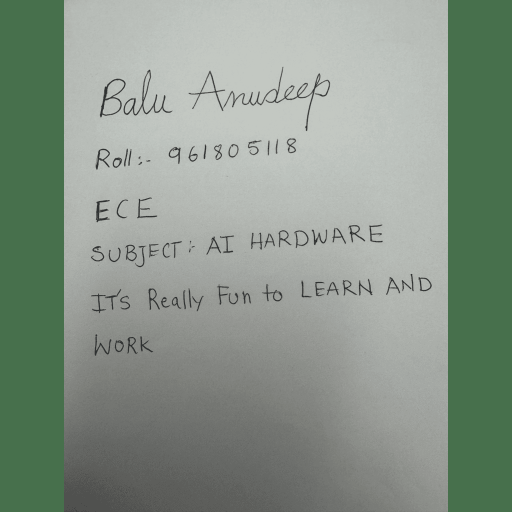
#> input picture Week9/codefest_9/sample.png, 1024 x 1024 px, given in place of sample.jpg, which was not available (shown at 1/2 size)
$ python ocr_pipeline.py
#> lines starting #> are read from the running program, lines starting #| are printed output that depends on the picture; after the words box and inside, x2 and y2 are one past the last pixel; in counts of white or black regions, pixels touching at a corner belong together; pictures that were not available may be replaced by others from this repository, and a replacement may not be noted
import cv2
import numpy as np
import argparse
import os
import time
from hardware_interface import simulate_threshold_hw

# Setup output folder
os.makedirs("results", exist_ok=True)

def preprocess_image(image_path):
#> called with image_path = 'sample.jpg'
    img = cv2.imread(image_path, cv2.IMREAD_GRAYSCALE)
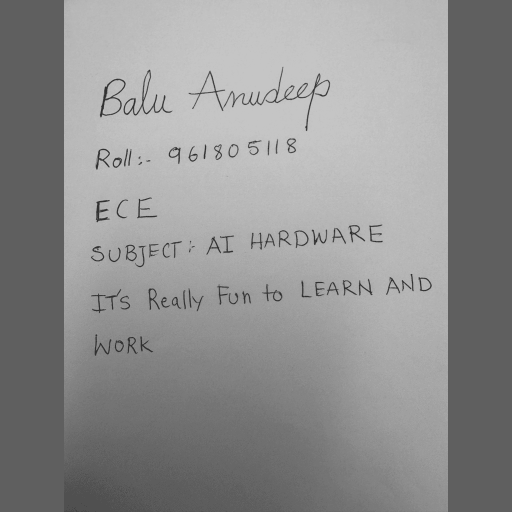
#> img: shape (1024, 1024) (shown at 1/2 size); min 49, max 197, mean 144
    if img is None:
     raise ValueError(f"Could not read image at {image_path}")
    #denoised = cv2.medianBlur(cl_img, 3)
    #cropped = cl_img[10:-10, 10:-10]
    resized = cv2.resize(img, (500, 400))
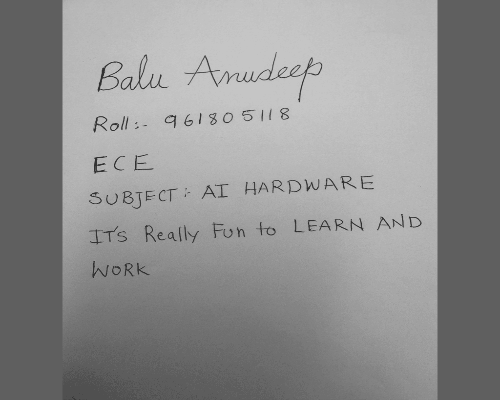
#> resized: shape (400, 500); min 49, max 197, mean 143.9
    clahe = cv2.createCLAHE(clipLimit=2.0, tileGridSize=(8, 8))
    enhanced = clahe.apply(resized)
    blurred = cv2.GaussianBlur(enhanced, (3, 3), 0)
    return blurred

def threshold_software(img):
    start = time.time()
    ''', th1 = cv2.threshold(img, 0, 255, cv2.THRESH_BINARY + cv2.THRESH_OTSU)
    th2 = cv2.adaptiveThreshold(img, 255, cv2.ADAPTIVE_THRESH_MEAN_C,
                                cv2.THRESH_BINARY, 11, 2)
    combined = cv2.bitwise_and(th1, th2)'''
    binary = cv2.adaptiveThreshold(
        img, 255, cv2.ADAPTIVE_THRESH_GAUSSIAN_C,
        cv2.THRESH_BINARY_INV, 15, 5
    )
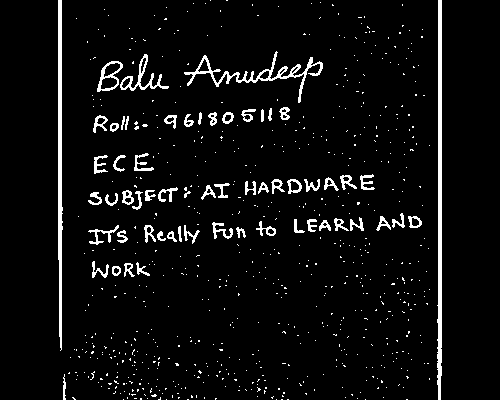
#> binary: shape (400, 500); 5.1% white; 705 white regions (644 under 20 px), largest, box (x1, y1, x2, y2) and area: (437, 0, 442, 400) 1602, (58, 0, 63, 351) 1307, (184, 51, 323, 103) 986
    kernel = np.ones((2, 2), np.uint8)
    cleaned = cv2.morphologyEx(binary, cv2.MORPH_OPEN, kernel)
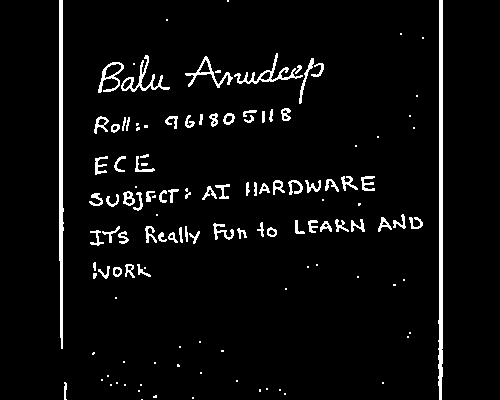
#> cleaned: shape (400, 500); 4.5% white; 129 white regions (54 under 20 px), largest, box (x1, y1, x2, y2) and area: (438, 0, 443, 400) 1599, (59, 0, 64, 349) 1307, (234, 53, 303, 84) 401

    end = time.time()
    print(f"[SW] Software thresholding time: {end - start:.6f} seconds")
    return binary

def main():
    parser = argparse.ArgumentParser()
    parser.add_argument("--image", type=str, default="sample.jpg")
    parser.add_argument("--use_hw", action="store_true", help="Use hardware thresholding")
    args = parser.parse_args()

    img = preprocess_image(args.image)
    #print(f"[DEBUG] Image shape after preprocessing: {img.shape}")

    if args.use_hw:
        print("[INFO] Using hardware-accelerated thresholding...")
        cv2.imwrite("results/debug_hw_input.png", img)
        hw_out = simulate_threshold_hw(img)
        cv2.imwrite("results/threshold_hw_output.png", hw_out * 255)
    else:
        print("[INFO] Using software OpenCV thresholding...")
        sw_out = threshold_software(img)
        cv2.imwrite("results/final_combined_threshold.png", sw_out)

if __name__ == "__main__":
    main()
